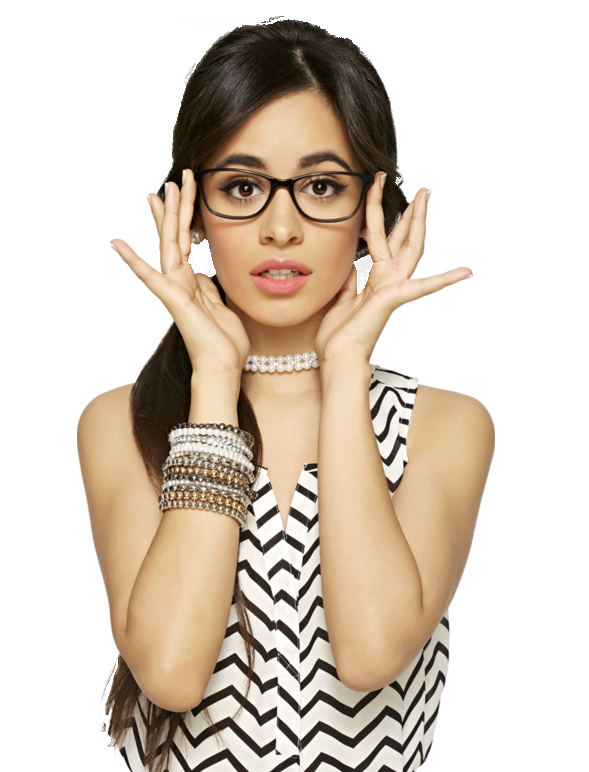
#> input picture images/Camila Cabello.png, 589 x 772 px; its folder holds only this picture in this run
$ jupyter execute project.ipynb
#> lines starting #> are read from the running program, lines starting #| are printed output that depends on the picture; after the words box and inside, x2 and y2 are one past the last pixel; in counts of white or black regions, pixels touching at a corner belong together
# IMPORT LIBRARIES

[cell 1]
import numpy as np
import cv2
from scipy import misc, interpolate
from scipy.ndimage import affine_transform, zoom
import matplotlib.pyplot as plt
import matplotlib.image as mpimg

import imageio

from skimage import io, img_as_ubyte, img_as_float
from skimage.transform import rescale
from skimage.color import rgb2lab, lab2rgb, rgba2rgb
from skimage.io import imread, imsave, imshow, show, imshow_collection, imread_collection
from skimage import color, exposure, viewer, data
from skimage.util import invert, random_noise, montage
from skimage.transform import SimilarityTransform, warp, swirl

import ipywidgets as widgets

# Select Image From Drop Down

[cell 2]
import os

def load_images_from_folder(foldername):
    images = []
    for filename in os.listdir(foldername):
        img = os.path.join(foldername,filename)
        if img is not None:
            images.append(img)
    return images
img_list=load_images_from_folder("images")

image_dropdown = widgets.Dropdown(
    options=img_list,
    value=img_list[0],
    description='Select Image:',
    disabled=False,
)
display(image_dropdown)

# Run All Cells From this Point

Display Image

[cell 3]
img = cv2.imread(image_dropdown.value)
#> img is the input picture: shape (772, 589, 3); mean B, G, R 190.9, 203.9, 216.3
img = cv2.cvtColor(img,cv2.COLOR_BGR2RGB)

plt.figure(figsize=(8,8))
plt.imshow(img)
plt.axis("off")
plt.title("Original Image")
plt.show()

# Pencil Sketch

Display Grayscale Image

[cell 4]
img_gray = cv2.cvtColor(img, cv2.COLOR_BGR2GRAY)
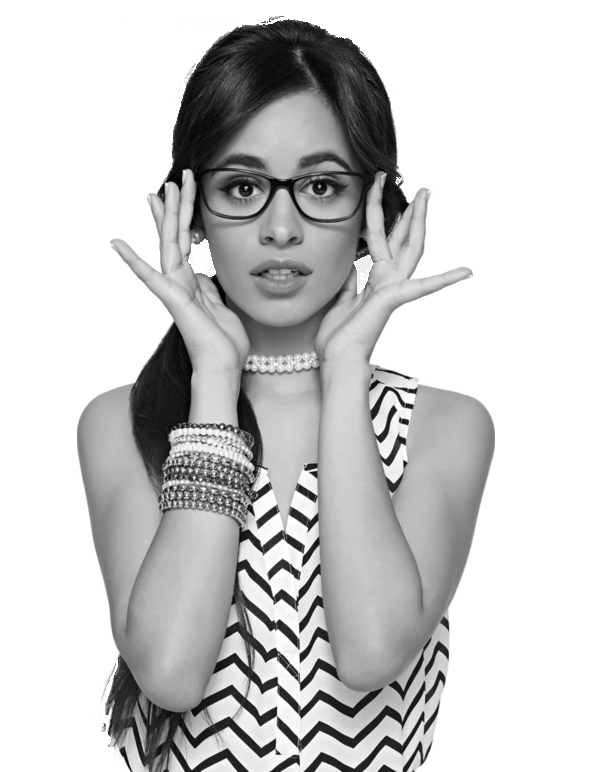
#> img_gray: shape (772, 589); min 0, max 255, mean 201.4
plt.figure(figsize=(8,8))
plt.imshow(img_gray,cmap="gray")
plt.axis("off")
plt.title("GrayScale Image")
plt.show()

[cell 5]
img_gray

Smoothen Grayscale Image

[cell 6]
filter_size = (19, 19)

img_smooth = cv2.blur(img_gray, filter_size, cv2.BORDER_REFLECT)
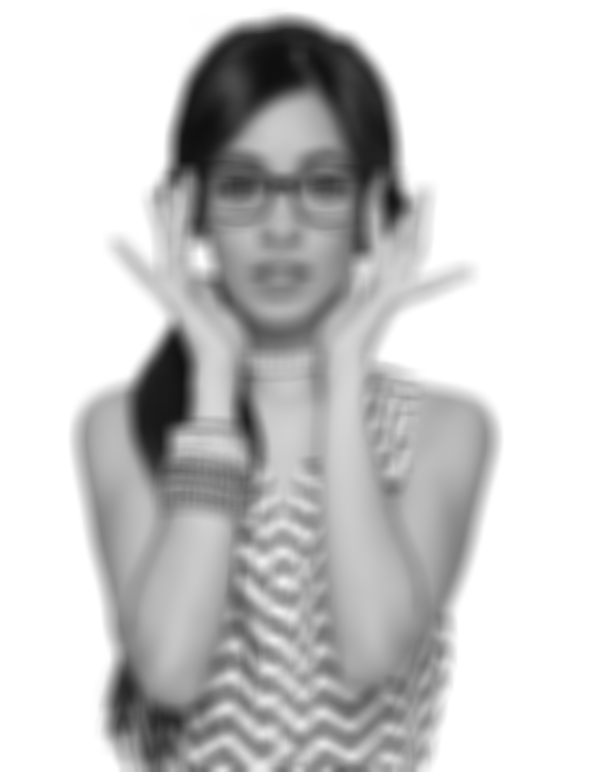
#> img_smooth: shape (772, 589); min 14, max 255, mean 201.4
plt.figure(figsize=(8,8))
plt.imshow(img_smooth,cmap="gray")
plt.axis("off")
plt.title("Smooth Grayscale Image")
plt.show()

Divide Gray Image by Smooth Image

[cell 7]
pencil_sketch = cv2.divide(img_gray, img_smooth, scale=255)
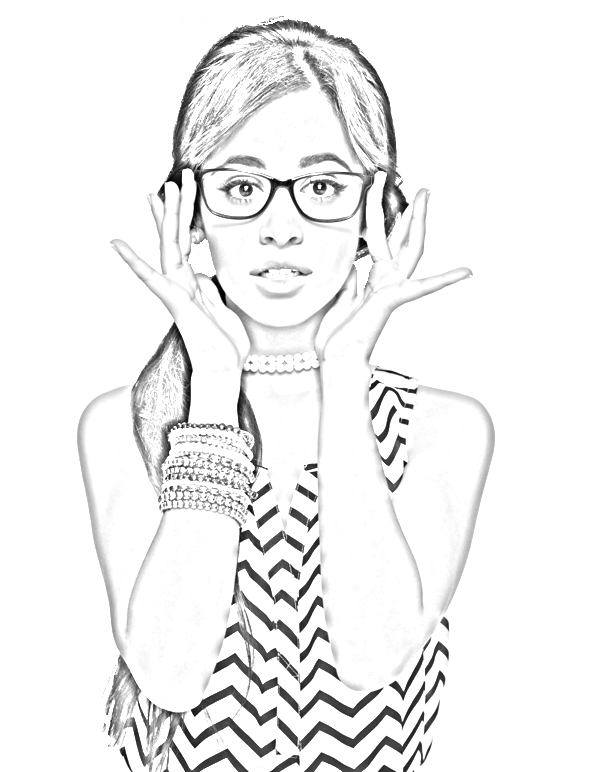
#> pencil_sketch: shape (772, 589); min 0, max 255, mean 239.7

plt.figure(figsize=(8,8))
plt.imshow(pencil_sketch,cmap="gray")
plt.axis("off")
plt.title("Pencil Sketch Image")
plt.show()

##                                                        CARTOONIFY

Display Edge of Image

[cell 8]
img_edge = cv2.adaptiveThreshold(img_gray, 255, cv2.ADAPTIVE_THRESH_MEAN_C, cv2.THRESH_BINARY, 9, 9)
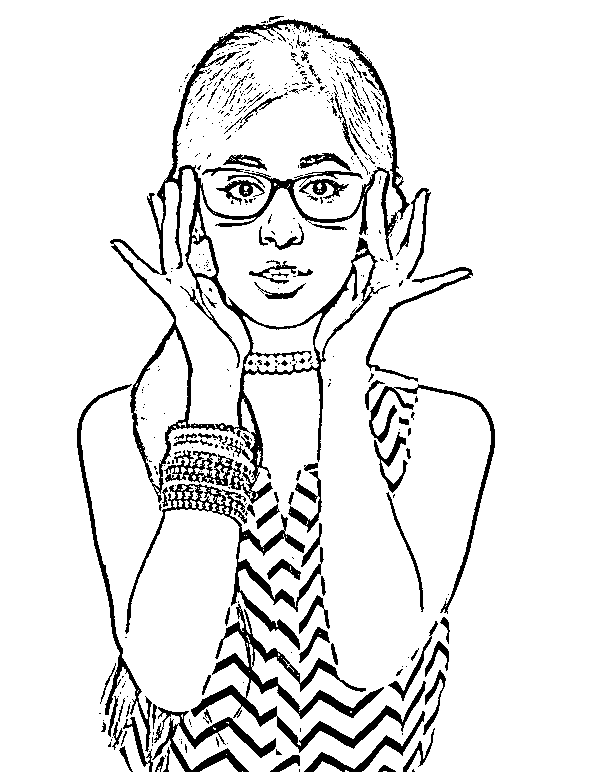
#> img_edge: shape (772, 589); 90.3% white; 527 black regions (422 under 20 px), largest, box (x1, y1, x2, y2) and area: (110, 19, 410, 504) 14254, (191, 604, 426, 753) 5488, (125, 484, 324, 650) 3758

plt.figure(figsize=(8,8))
plt.imshow(img_edge,cmap="gray")
plt.axis("off")
plt.title("Edge Image")
plt.show()

Smoothen Color Image

[cell 9]
img_color_smooth = cv2.bilateralFilter(img, 19, 350, 350)
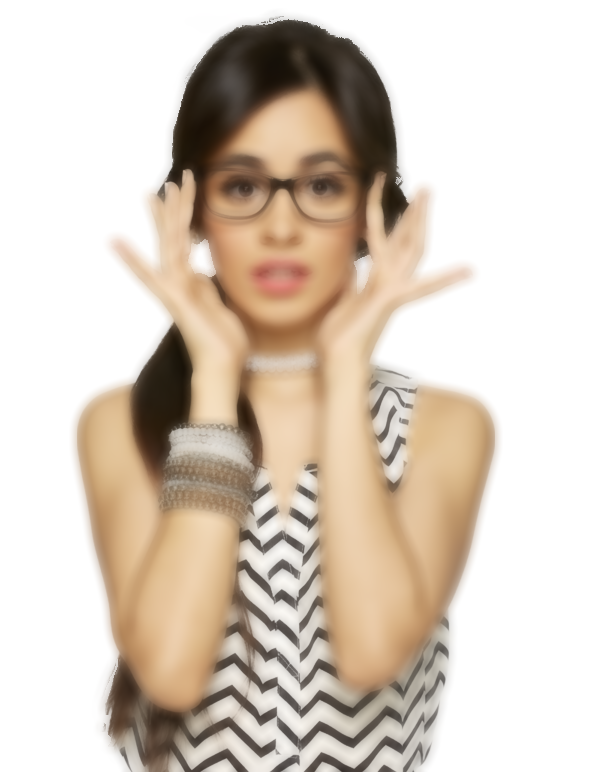
#> img_color_smooth: shape (772, 589, 3); mean R, G, B 216.7, 204.3, 191.3

plt.figure(figsize=(8,8))
plt.imshow(img_color_smooth,cmap="gray")
plt.axis("off")
plt.title("Smooth Color Image")
plt.show()

SuperImpose Edges from Edge image on Smooth Color Image using opencv bitwise_and

[cell 10]
cartoon_img = cv2.bitwise_and(img_color_smooth, img_color_smooth, mask=img_edge)
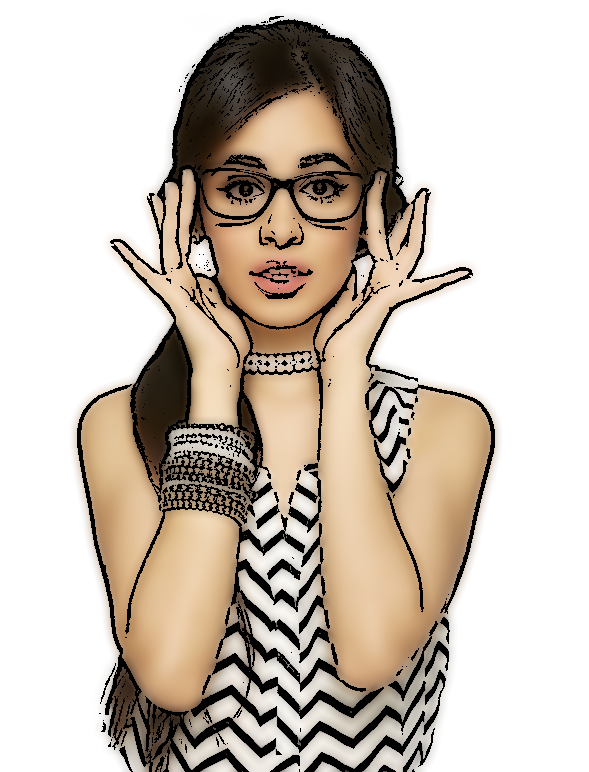
#> cartoon_img: shape (772, 589, 3); mean R, G, B 203.8, 193.3, 182

plt.figure(figsize=(8,8))
plt.imshow(cartoon_img,cmap="gray")
plt.axis("off")
plt.title("Cartoon Image")
plt.show()

##                                 Custom Social Media Filter: Shades Of Orange

[cell 11]
#split color channels
(R, G, B) = cv2.split(img)
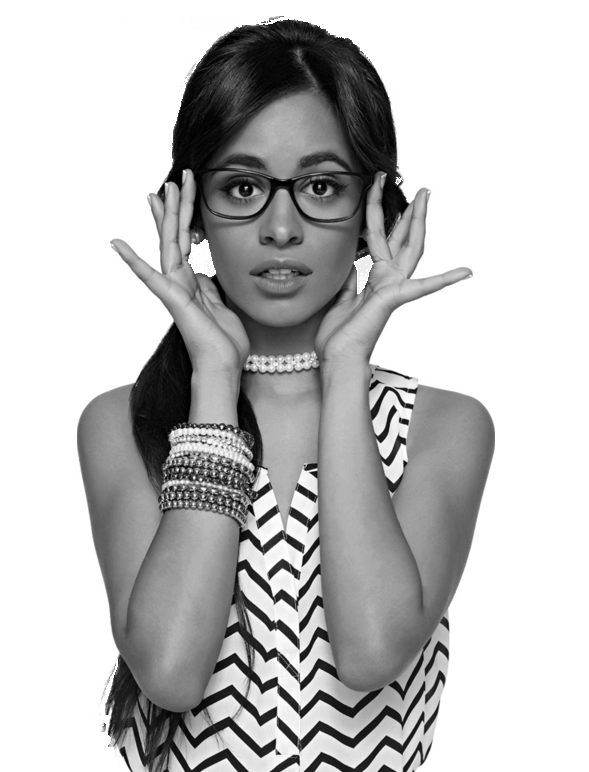
#> B: shape (772, 589); min 0, max 255, mean 190.9

#remove all blue and reduce high values of green and increase low values of blue to create a net orangy effect
B = B * 0
#> B: shape (772, 589); every value is 0
R[R < 100] = 120
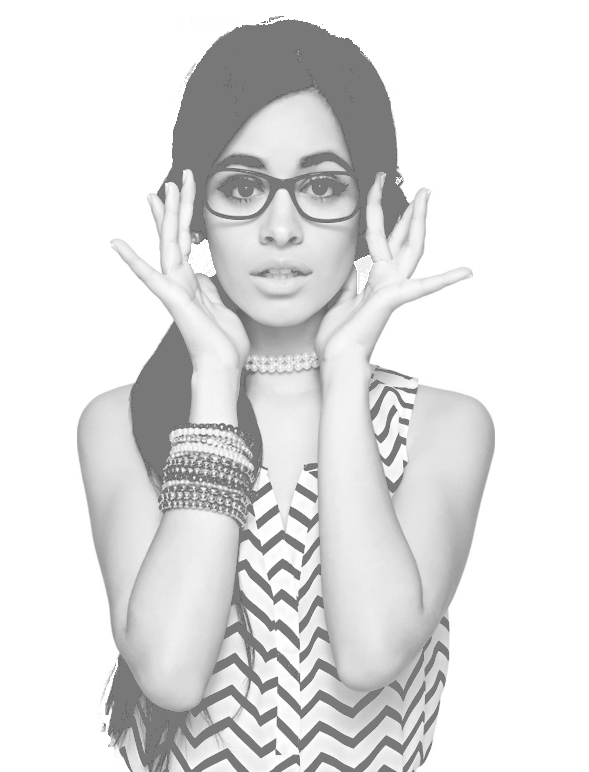
#> R: shape (772, 589); min 100, max 255, mean 223.8
G[G > 200] = 165
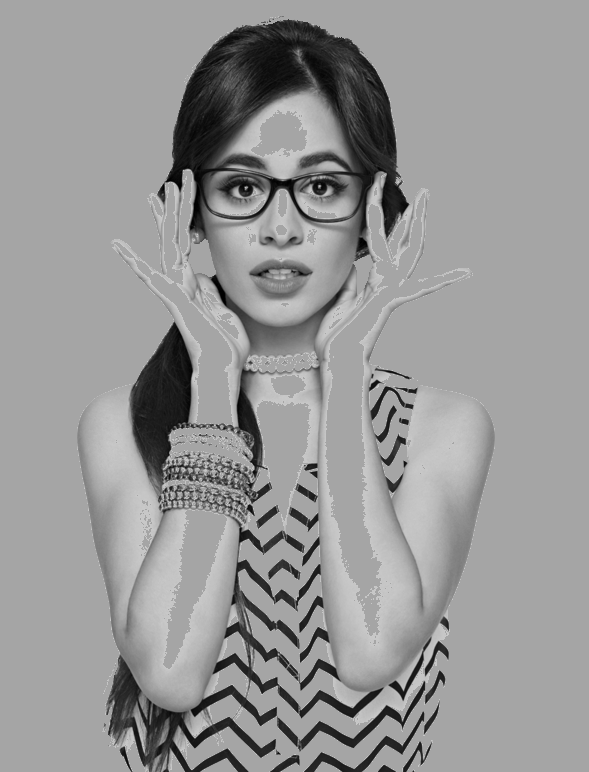
#> G: shape (772, 589); min 0, max 200, mean 150.7

merged = cv2.merge([R, G, B])  #Merge channels back

#blur image after merging it back
filter_size = (int(0.015 * img.shape[0]), int(0.015 * img.shape[0]))
#> filter_size = (11, 11)
merged_blurred = cv2.GaussianBlur(merged, filter_size, cv2.BORDER_REFLECT)
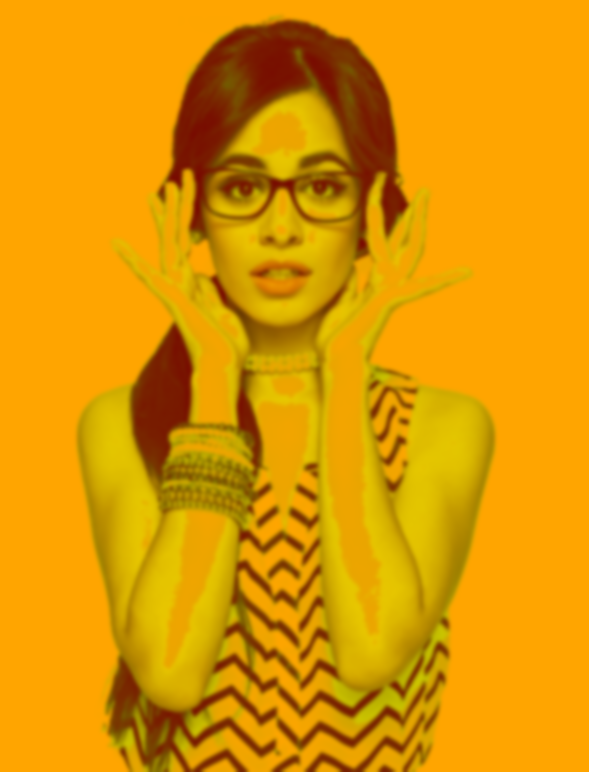
#> merged_blurred: shape (772, 589, 3); mean R, G, B 223.8, 150.7, 0

plt.figure(figsize=(8,8))
plt.imshow(merged_blurred,cmap="gray")
plt.axis("off")
plt.title("Shades of Orange")
plt.show()

# Big Picture

[cell 12]
plt.figure(figsize=(8,8))

plt.subplot(2, 2, 1)
plt.imshow(img)
plt.axis("off")
plt.title("Original Image")

plt.subplot(2, 2, 2)
plt.imshow(pencil_sketch, cmap="gray")
plt.axis("off")
plt.title("Pencil Sketch")

plt.subplot(2, 2, 3)
plt.imshow(cartoon_img)
plt.axis("off")
plt.title("Cartoon Image")

plt.subplot(2, 2, 4)
plt.imshow(merged_blurred)
plt.axis("off")
plt.title("Shades Of Orange custom filter")

plt.show()

$ run again, on images/Justin Bieber.png
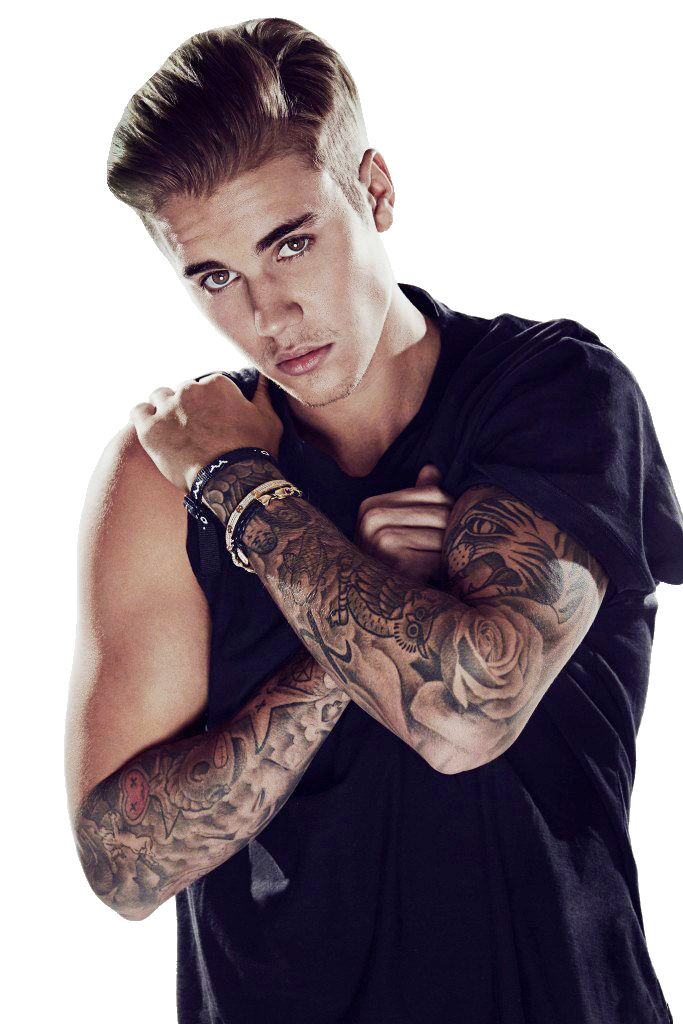
#> input picture images/Justin Bieber.png, 683 x 1024 px
#> img is the input picture: shape (1024, 683, 3); mean B, G, R 139.8, 133.6, 145.3
#> `img_edge = cv2.adaptiveThreshold(img_gray, 255, cv2.ADAPTIVE_THRESH_ME..`:
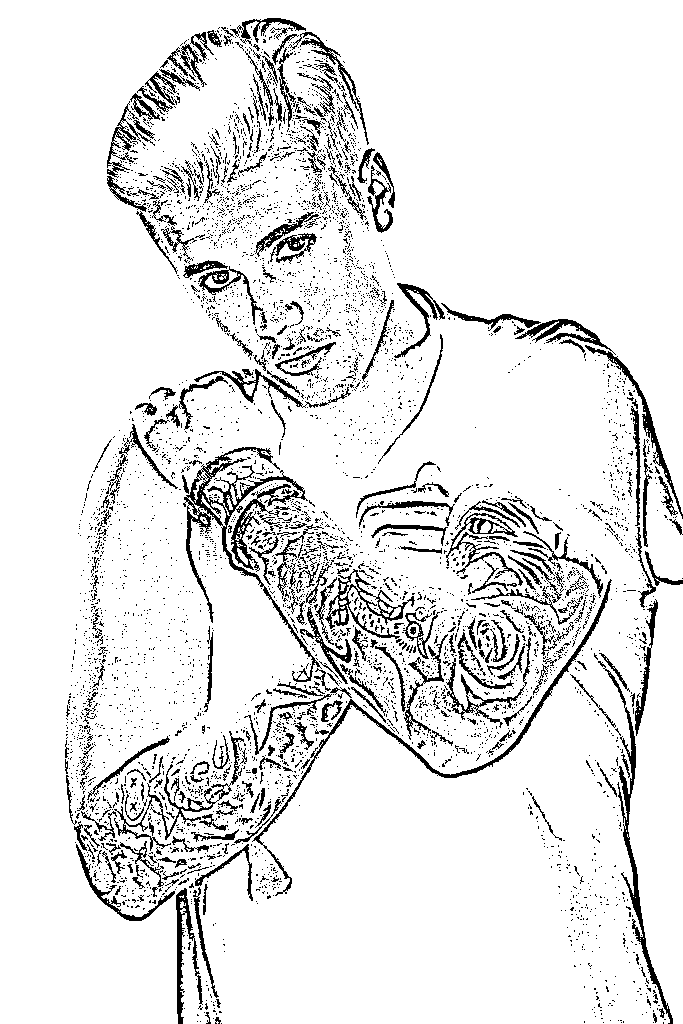
#> img_edge: shape (1024, 683); 90.4% white; black in thin lines or dots, all inside (x1, y1, x2, y2) = (65, 18, 683, 1024)
#> `merged = cv2.merge([R, G, B])`:
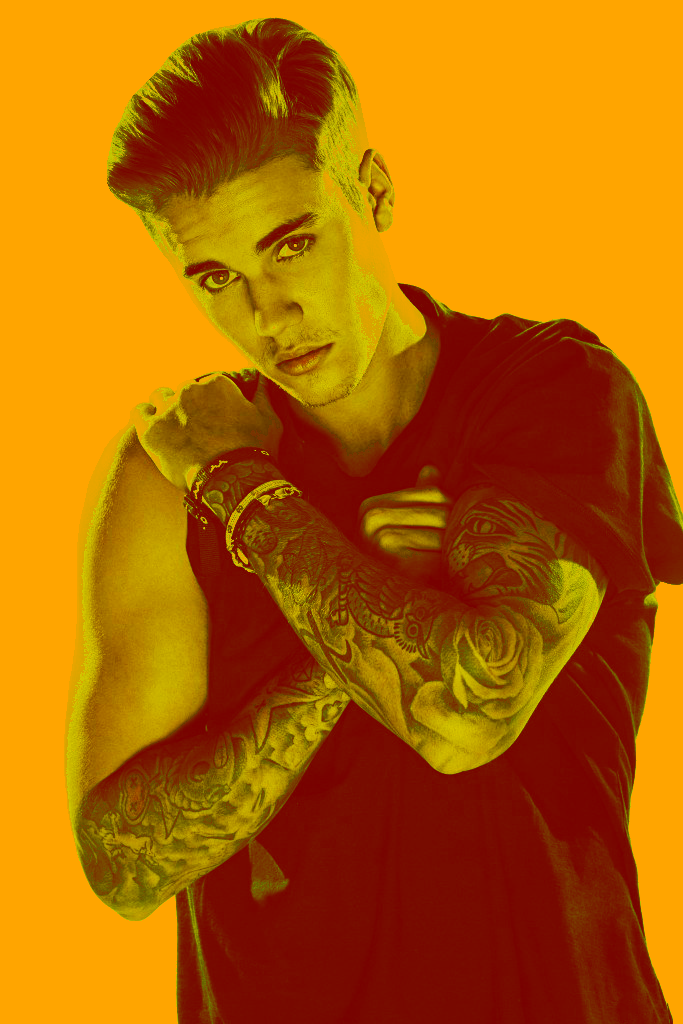
#> merged: shape (1024, 683, 3); mean R, G, B 180.4, 100.2, 0
